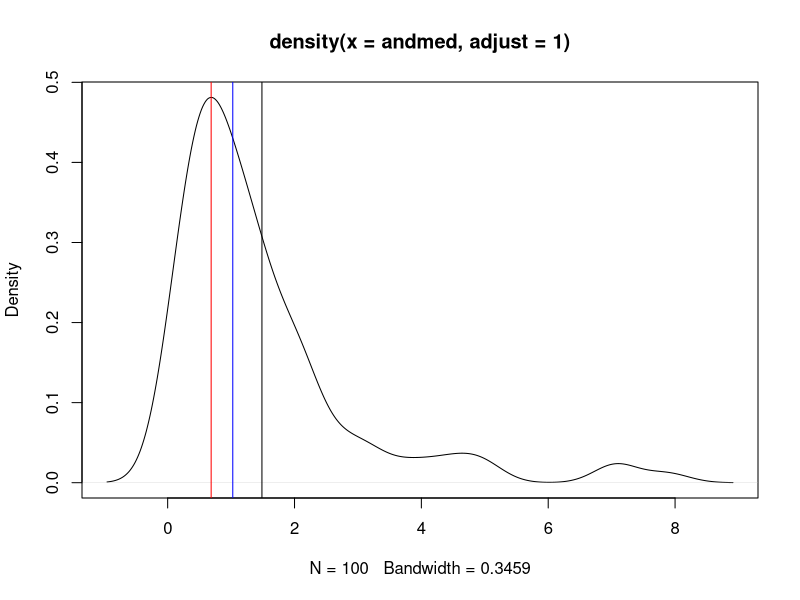
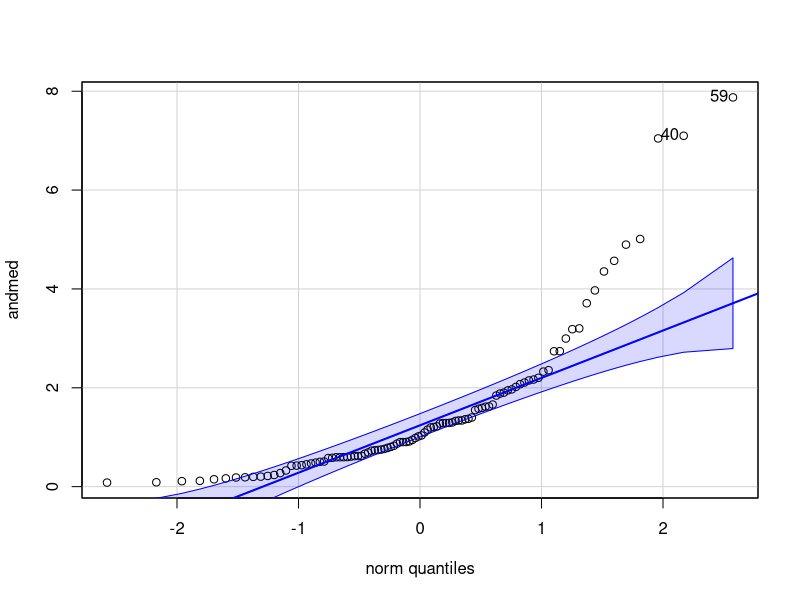
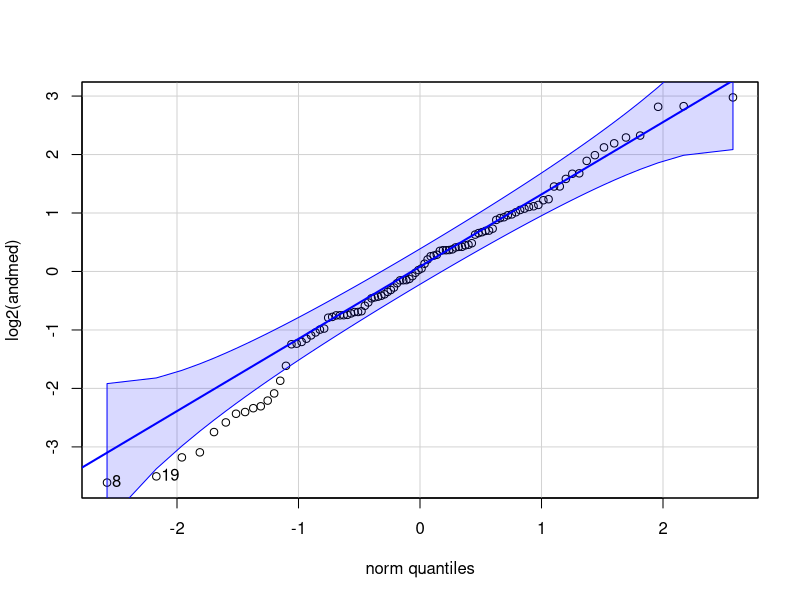

The R source for these figures, in order: (Note: this script raises an error after producing the figures.)
## ---- chunk 1
andmed <- rlnorm(100)
mode <-  function(x, adjust = 1) {
  x <- na.omit(x)
  dx <- density(x, adjust = adjust)
  dx$x[which.max(dx$y)]
}
plot(density(andmed, adjust = 1))
abline(v = mode(andmed), col = "red")
abline(v = median(andmed), col = "blue")
abline(v = mean(andmed))
## ---- chunk 2
library(tidyverse)
multiplicative_sd <- function(x) {
  x <- na.omit(x)
  log_data <- log10(x)
  log_mean <- mean(log_data)
  log_sd <- sd(log_data)
  geom_mean <- 10**log_mean
  mult_sd <- 10**log_sd
  lower1 <- geom_mean/mult_sd
  upper1 <- geom_mean * mult_sd
  lower2 <- geom_mean/(mult_sd**2)
  upper2 <- geom_mean * (mult_sd**2)
  Mean <- mean(x)
  lower3 <- mean(x) - sd(x)
  upper3 <- mean(x) + sd(x)
  lower4 <- mean(x) - sd(x)*2
  upper4 <- mean(x) + sd(x)*2
  tibble(SD = c("multiplicative_SD", 
                "multiplicative_2_SD", 
                "additive_SD", 
                "additive_2_SD"), 
         MEAN = c(geom_mean, 
                  geom_mean, 
                  Mean, 
                  Mean), 
         lower = c(lower1, 
                   lower2, 
                   lower3, 
                   lower4), 
         upper = c(upper1, 
                   upper2, 
                   upper3, 
                   upper4))
}

multiplicative_sd(andmed) %>% knitr::kable()
## ---- chunk 3
set.seed(5363)
norm_andmed <- rnorm(3, 100, 20)
knitr::kable(multiplicative_sd(norm_andmed))
## ---- chunk 4
library(car)
qqPlot(andmed)
## ---- chunk 5
qqPlot(log2(andmed))
## ---- chunk 6
mad(andmed, constant = 1); sd(andmed); mad(andmed)
## ---- chunk 7
mad(log10(andmed), constant = 1); sd(log10(andmed)); mad(log10(andmed))
## ---- chunk 8
cor(iris$Sepal.Length, iris$Sepal.Width, use = "complete.obs")
## ---- chunk 9
knitr::include_graphics("img/Slide1.jpg")
## ---- chunk 10
# numeric columns only!
# the following gives cor matrix with 
# frequentist correction for mutliple testing:
# print(psych::corr.test(iris[-5]))
# only numeric cols allowed! Hence -Species
knitr::kable(cor(iris[,-5]))
